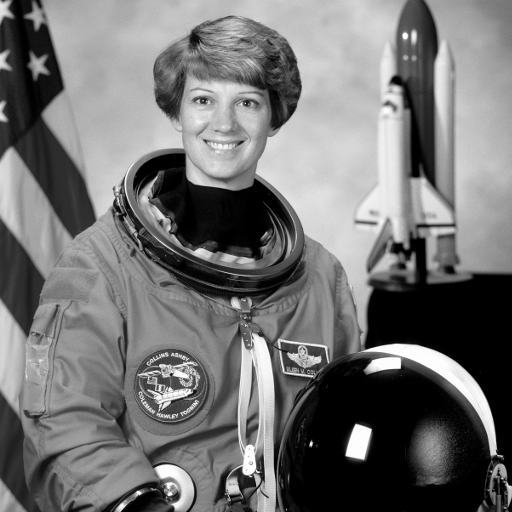
#> input picture data/astronaut.png, 512 x 512 px
$ jupyter execute task3.ipynb
#> lines starting #> are read from the running program, lines starting #| are printed output that depends on the picture
# <a id="#">Task 3 – Mean, median, and Gaussian filtering</a>

[cell 1]
import numpy
import matplotlib.pyplot as plt

---

## Linear filtering by convolution (mean filter)

**<a id="#">Task 3.1.1.</a>** Load the image `data/astronaut.png` and show it:

[cell 2]
img= plt.imread("data/astronaut.png")
#> img is the input picture: shape (512, 512) float32; min 0, max 1, mean 0.451
plt.imshow(img, 'gray')
plt.colorbar()
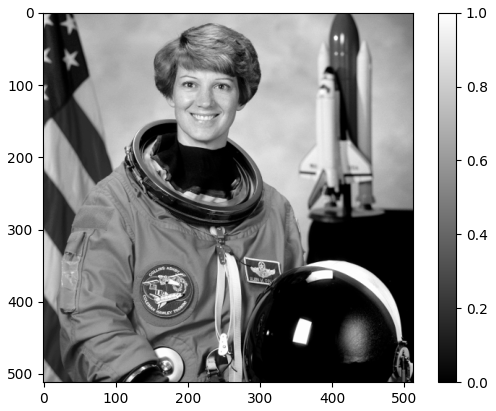
#> figure drawn by matplotlib, 2 panels

**<a id="#">Task 3.1.2.</a>** Implement a mean filter:

[cell 3]
def meanfilter(img_in, size):
#> called with size = 5
        result = numpy.zeros(img_in.shape)
        n = (size - 1) // 2
        for p in numpy.ndindex(img_in.shape):
                neighborhood_sum = 0
                for q in numpy.ndindex(size, size):
                        neighbor_x= min(max(p[0] + q[0] -n,0), img_in.shape[0]-1)
                        neighbor_y= min(max(p[1] + q[1] -n,0), img_in.shape[1]-1)
                        neighborhood_sum += img_in[neighbor_x, neighbor_y]
                result[p] = neighborhood_sum / (size*size)
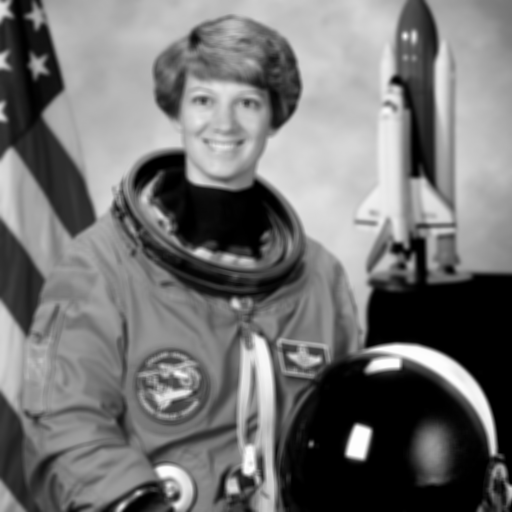
#> result: shape (512, 512) float64; min 0, max 0.994, mean 0.451
        return result

**<a id="#">Task 3.1.3.</a>** Test your implementation from above by using the function `meanfilter` for the previously loaded image and show the result:

[cell 4]
img_filtered = meanfilter(img, 5)
plt.imshow(img_filtered, 'gray')

**<a id="#">Task 3.1.4.</a>** Compare your result for filter size `5` with the correct result image `data/astronaut_meanfilter5.png`:

[cell 5]
img_2 = plt.imread('data/astronaut_meanfilter5.png')
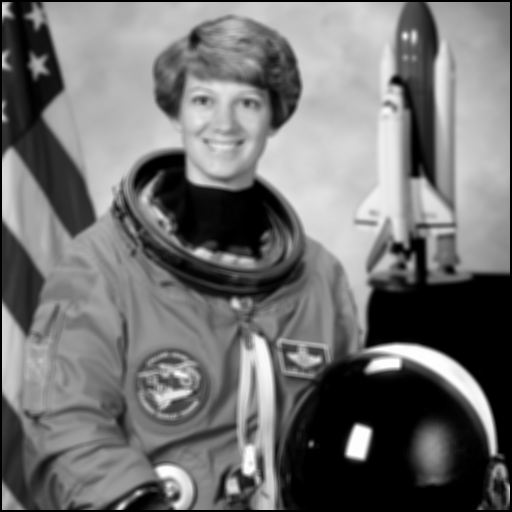
#> input picture data/astronaut_meanfilter5.png, 512 x 512 px
#> img_2 is the input picture: shape (512, 512) float32; min 0, max 0.994, mean 0.444

plt.figure(figsize=(25,5))

plt.subplot(1,3,1)
plt.title('imported image')
plt.imshow(img_2, 'gray')
plt.colorbar()

plt.subplot(1,3,2)
plt.title('filtered image')
plt.imshow(img_filtered, 'gray')
plt.colorbar()
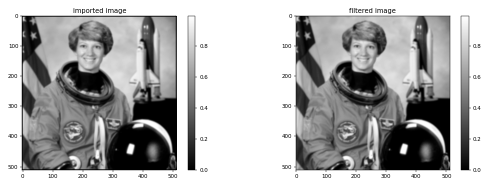
#> figure drawn by matplotlib, 4 panels

---

## Non-linear filtering

**<a id="#">Task 3.2.1.</a>** Implement a median filter:

[cell 6]
import statistics

def add_salt_pepper_noise(img_in, prob):
#> called with prob = 0.1
    noisy = img_in.copy()
    rnd = numpy.random.rand(*img_in.shape)

    noisy[rnd < prob / 2] = 0          # Pepper
    noisy[rnd > 1 - prob / 2] = 1    # Salt
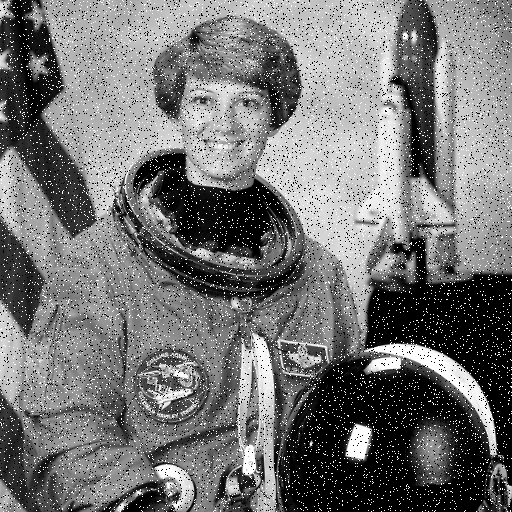
#> noisy: shape (512, 512) float32; min 0, max 1, mean 0.456

    return noisy

def medianfilter(img_in, size):
#> called with size = 6
    result = numpy.zeros(img_in.shape)
    n= (size-1) // 2
    for p in numpy.ndindex (img_in.shape):
        neighborhood_median = list()
        for q in numpy.ndindex(size, size):
            neighbor_x= min(max(p[0] + q[0] -n,0), img_in.shape[0]-1)
            neighbor_y= min(max(p[1] + q[1] -n,0), img_in.shape[1]-1)
            neighborhood_median.append (img_in[neighbor_x, neighbor_y])
        neighborhood_median.sort()
        m = statistics.median(neighborhood_median)
        result[p]= m
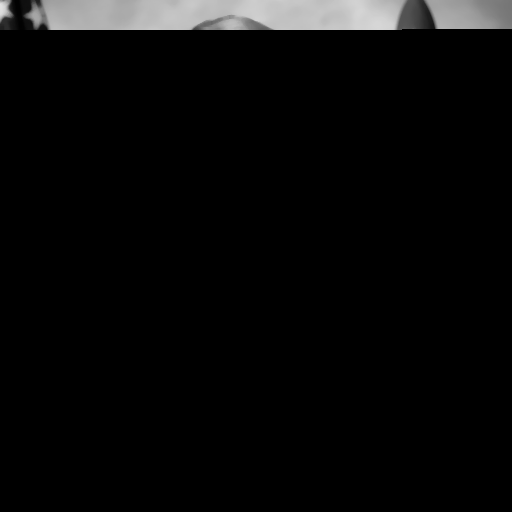
#> result: shape (512, 512) float64; min 0, max 0.878, mean 0.037
    return result
